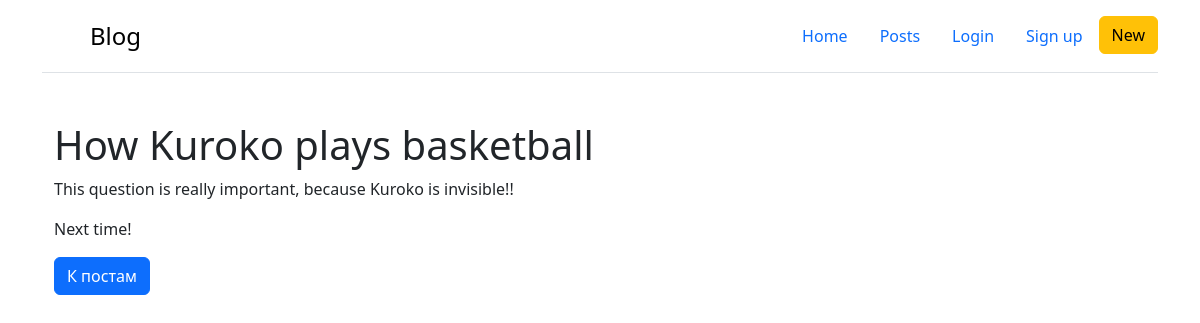
The page /posts/2 on the database its author committed.
### app/models.py (models this page shows, shortened)
class Article(db.Model):
    id    = db.Column(db.Integer, primary_key=True)
    title = db.Column(db.String(100), nullable=False)
    intro = db.Column(db.String(300), nullable=False)
    text  = db.Column(db.Text, nullable=False)
    date  = db.Column(db.DateTime, default=datetime.utcnow)
    user_id = db.Column(db.Integer, db.ForeignKey('user.id'))

### app/routes.py (the view)
@app.route('/posts/<id>')
def get_article(id):
    article = Article.query.get(id)
    return render_template('article.html', article=article)

### app/routes.py (called while the page is built)
@app.before_request
def before_request():
    if current_user.is_authenticated:
        current_user.last_seen = datetime.utcnow()
        db.session.commit()

### app/templates/article.html (shortened to what this page needs)
{% extends 'base.html' %}
{% block body %}
<div class="container mt-5">
    <h1> {{ article.title }} </h1>
    <p> {{ article.intro }}</p>
    <p> {{ article.text }} </p>
    <a href="/posts" class="btn btn-primary">К постам</a>
</div>
{% endblock %}

### rows shown on the page
Article: title "How Kuroko plays basketball", intro "This question is really important, because Kuroko is invisible!!", text "Next time!"
